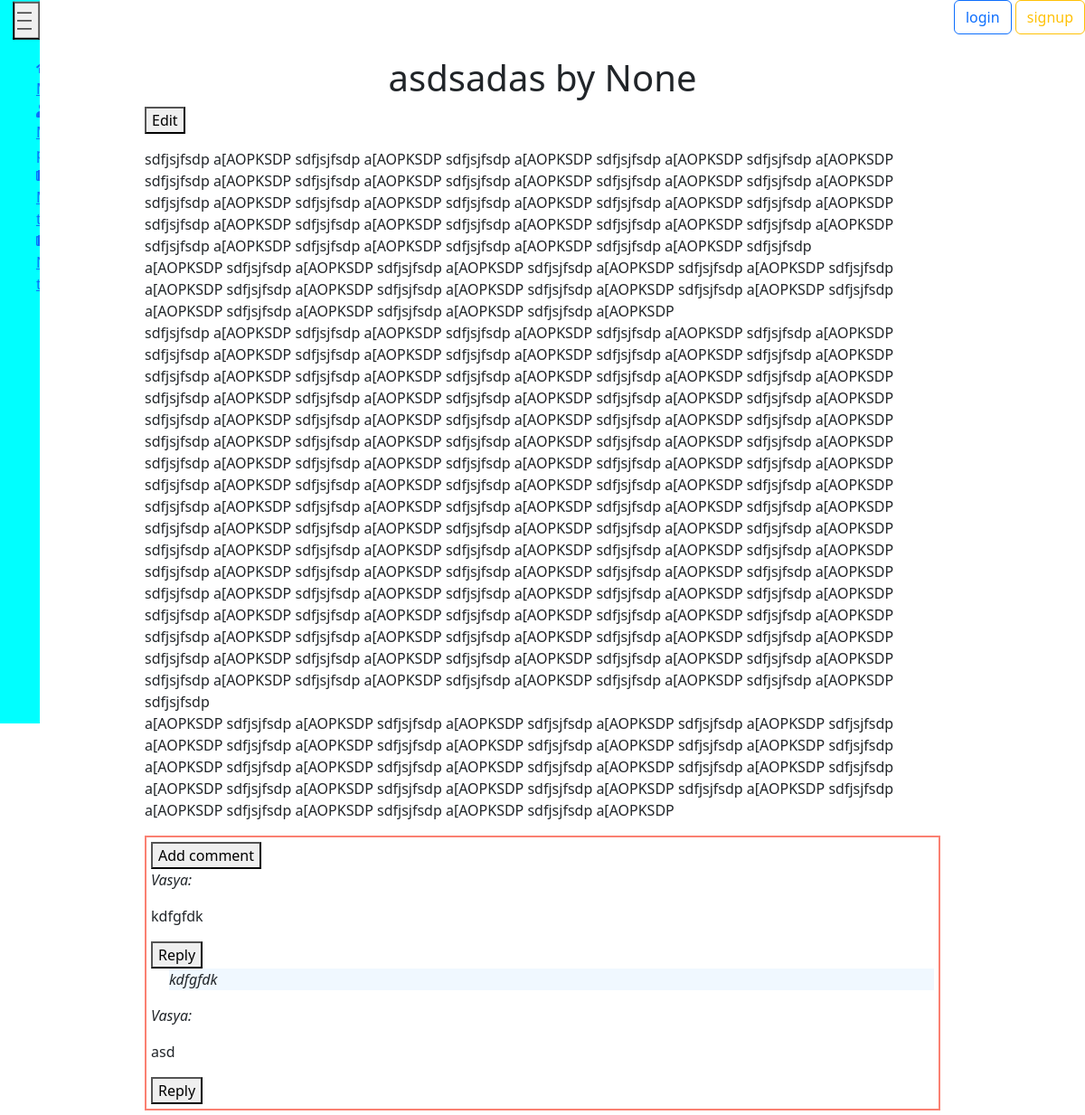
/threads/2/, run on the app's committed database.
### threads/models.py (models this page shows, shortened)
class Thread(models.Model):
    user = models.ForeignKey(CustomUser, on_delete=models.CASCADE, null=True, blank=True, related_name='threads')
    title = models.CharField('Title', max_length=250)
    time_create = models.DateTimeField('Time of publication',auto_now_add=True)
    time_update = models.DateTimeField('Time of update',auto_now=True)
    full_text = models.TextField('Full text')
    class Meta:
        ordering = ['time_create', 'title']

class Comment(models.Model):
    thread = models.ForeignKey(Thread, on_delete=models.CASCADE, related_name='comments')
    text = models.TextField('Comment_text')
    time_create = models.DateTimeField('Created_at', auto_now_add=True)
    parent_comment = models.ForeignKey('self', on_delete=models.CASCADE, null=True, blank=True, related_name='replies')
    user = models.ForeignKey(CustomUser, on_delete=models.CASCADE, null=True, blank=True, related_name='comments')
    def __str__(self):
        return self.text
    class Meta:
        ordering = ['time_create']

### users/models.py (models this page shows)
class CustomUser(AbstractBaseUser):
    SEX_CHOICES = (
        ('M', 'Male'),
        ('F', 'Female'),
        ('O', 'Other'),
    )
    username = models.CharField(max_length=255, unique=True)
    email = models.EmailField(unique=True)
    sex = models.CharField(max_length=1, choices=SEX_CHOICES, default='O')
    dob = models.DateField(null=True)
    dor = models.DateTimeField(auto_now_add=True)
    lld = models.DateTimeField(auto_now=True)
    avatar = models.ImageField(upload_to='avatars/%Y/%m/%d/')
    ad = models.TextField(blank=True)
    is_active = models.BooleanField(default=True)
    is_staff = models.BooleanField(default=False)
    is_superuser = models.BooleanField(default=False)
    USERNAME_FIELD = 'email'
    REQUIRED_FIELDS = ['username']
    objects = UserManager()
    def __str__(self):
        return self.username

### threads/views.py (the view)
# urls.py: path('<int:thId>/', views.SingleThread.as_view(), name='thread'),
class SingleThread(DetailView):
    model = Thread
    template_name = 'threads/thread.html'
    context_object_name = 'thread'
    pk_url_kwarg = 'thId'

### threads/templates/threads/thread.html (shortened to what this page needs)
{% extends 'main/layout.html' %}
{% block content%}
    <div class="thread">
        <h1>{{thread.title}} by {{thread.user}}</h1>
        <button id="Edit" onclick="EditThread()">Edit</button>
        <p>{{thread.full_text|linebreaks}}</p>
        <div class="comment">
            <button id="addCommentButton" onclick="showComment()">Add comment</button><br>
            {% if thread.comments.exists %}
                {% for comment in thread.comments.all %}
                    {% if comment.parent_comment %}
                        <p id="reply">{{ comment.parent_comment }}</p>
                    {% endif %}
                    <p id="author">{{ comment.user }}:</p>
                    <p>{{ comment.text }}</p>
                    <button class="replyButton" onclick="showComment()">Reply</button><br>
                {% endfor %}
            {% else %}
                <p id="Nocomments">No comments</p>
            {% endif %}
        </div>
    </div>
{% endblock%}

### main/static/main/css/main.css (style rules this page uses)
.thread { word-wrap: break-word; margin-left: 20vh; margin-right: 20vh; margin-top: 2%; }
.thread h1 { display: flex; justify-content: center; }
.comment { padding: 5px; margin-bottom: 5px; border: 2px solid salmon; }
.comment #reply { background-color: aliceblue; margin-left: 20px; font-style: italic; }
.comment #author { font-style: italic; }

### data on the page
Thread: title "asdsadas", user "None", full_text "sdfjsjfsdp a[AOPKSDP sdfjsjfsdp a[AOPKSDP sdfjsjfsdp a[AOPKSDP sdfjsjfsdp a[AOPKSDP sdfjsjfsdp a[AOPKSDP sdfjsjfsdp a[AOPKSDP sdfjsjfsdp a[AOPKSDP sdfjsjfsdp a[AOPKSDP sdfjsjfsdp a[AOPKSDP sdfjsjfsdp a[AOPKSDP sdfjsjfsdp a[AOPKSDP sdfjsjfsdp a[AOPKSDP sdfjsjfsdp a[AOPKSDP sdfjsjfsdp a[AOPKSDP sdfjsjfsdp a[AOPKSDP sdfjsjfsdp a[AOPKSDP sdfjsjfsdp a[AOPKSDP sdfjsjfsdp a[AOPKSDP sdfjsjfsdp a[AOPKSDP sdfjsjfsdp a[AOPKSDP sdfjsjfsdp a[AOPKSDP sdfjsjfsdp a[AOPKSDP sdfjsjfsdp a[AOPKSDP sdfjsjfsdp a[AOPKSDP sdfjsjfsdp a[AOPKSDP sdfjsjfsdp a[AOPKSDP sdfjsjfsdp a[AOPKSDP sdfjsjfsdp a[AOPKSDP sdfjsjfsdp a[AOPKSDP sdfjsjfsdp a[AOPKSDP sdfjsjfsdp a[AOPKSDP sdfjsjfsdp a[AOPKSDP sdfjsjfsdp a[AOPKSDP…"
Comment: user "Vasya", text "kdfgfdk"
Comment: parent_comment "kdfgfdk", user "Vasya", text "asd"
